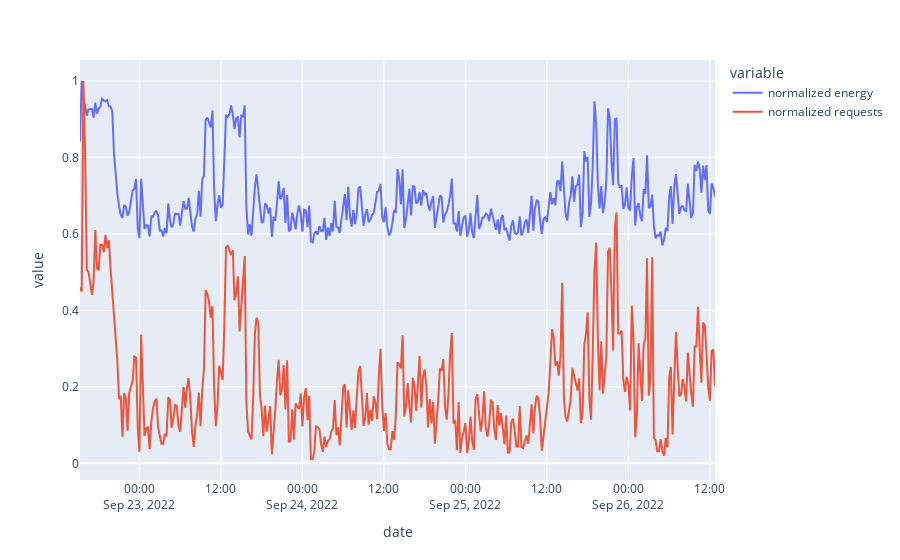

Here is the notebook cell this chart was saved with:
### Markdown cell above
### Plotting normalized values

### Code cell
alllogdf.plot(x="date", y=["normalized energy", "normalized requests"], kind="line")

### Figure 1 — Plotly figure (JSON) as saved in the notebook; plotly's stock layout.template omitted (floating-point values rounded to 4 significant figures; data arrays with more than 128 entries replaced by an {"elided": "..."} marker saying what was removed)
{"data": [{"hovertemplate": "variable=normalized energy<br>date=%{x}<br>value=%{y}<extra></extra>", "legendgroup": "normalized energy", "line": {"color": "#636efa", "dash": "solid"}, "marker": {"symbol": "circle"}, "mode": "lines", "name": "normalized energy", "orientation": "v", "showlegend": true, "type": "scatter", "x": {"elided": "375 str values"}, "xaxis": "x", "y": {"elided": "375 float values"}, "yaxis": "y"}, {"hovertemplate": "variable=normalized requests<br>date=%{x}<br>value=%{y}<extra></extra>", "legendgroup": "normalized requests", "line": {"color": "#EF553B", "dash": "solid"}, "marker": {"symbol": "circle"}, "mode": "lines", "name": "normalized requests", "orientation": "v", "showlegend": true, "type": "scatter", "x": {"elided": "375 str values"}, "xaxis": "x", "y": {"elided": "375 float values"}, "yaxis": "y"}], "layout": {"legend": {"title": {"text": "variable"}, "tracegroupgap": 0}, "margin": {"t": 60}, "xaxis": {"anchor": "y", "domain": [0, 1], "title": {"text": "date"}}, "yaxis": {"anchor": "x", "domain": [0, 1], "title": {"text": "value"}}}}
